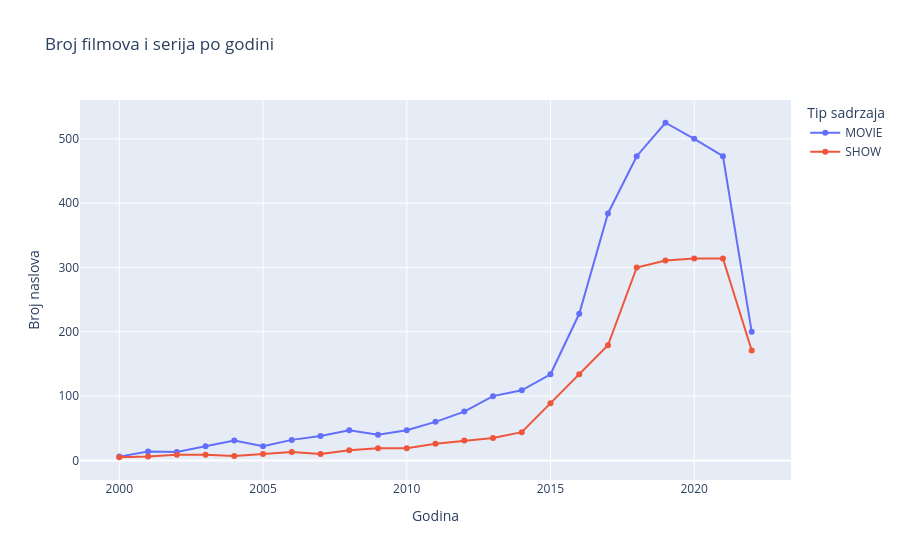

Notebook cell for this chart:
### Markdown cell above
## Trendovi kroz vrijeme

Prikazat cu kako se broj filmova i serija mijenjao kroz godine.

### Code cell
trendovi = df.groupby(["release_year","type"]).size().reset_index()
trendovi.columns = ["Godina","Tip","Broj"]
trendovi = trendovi[trendovi["Godina"]>=2000]

fig1 = px.line(
    trendovi,
    x="Godina",
    y="Broj",
    color="Tip",
    title="Broj filmova i serija po godini",
    labels={"Godina":"Godina","Broj":"Broj naslova","Tip":"Tip sadrzaja"},
    markers=True
)
fig1.show()

### Figure 1 — Plotly figure (JSON) as saved in the notebook; plotly's stock layout.template omitted (floating-point values rounded to 4 significant figures)
{"data": [{"hovertemplate": "Tip sadrzaja=MOVIE<br>Godina=%{x}<br>Broj naslova=%{y}<extra></extra>", "legendgroup": "MOVIE", "line": {"color": "#636efa", "dash": "solid"}, "marker": {"symbol": "circle"}, "mode": "lines+markers", "name": "MOVIE", "orientation": "v", "showlegend": true, "type": "scatter", "x": [2000, 2001, 2002, 2003, 2004, 2005, 2006, 2007, 2008, 2009, 2010, 2011, 2012, 2013, 2014, 2015, 2016, 2017, 2018, 2019, 2020, 2021, 2022], "xaxis": "x", "y": [6, 14, 13, 22, 31, 22, 32, 38, 47, 40, 47, 60, 76, 100, 109, 134, 228, 384, 473, 525, 500, 473, 200], "yaxis": "y"}, {"hovertemplate": "Tip sadrzaja=SHOW<br>Godina=%{x}<br>Broj naslova=%{y}<extra></extra>", "legendgroup": "SHOW", "line": {"color": "#EF553B", "dash": "solid"}, "marker": {"symbol": "circle"}, "mode": "lines+markers", "name": "SHOW", "orientation": "v", "showlegend": true, "type": "scatter", "x": [2000, 2001, 2002, 2003, 2004, 2005, 2006, 2007, 2008, 2009, 2010, 2011, 2012, 2013, 2014, 2015, 2016, 2017, 2018, 2019, 2020, 2021, 2022], "xaxis": "x", "y": [5, 6, 9, 9, 7, 10, 13, 10, 16, 19, 19, 26, 31, 35, 44, 89, 134, 179, 300, 311, 314, 314, 171], "yaxis": "y"}], "layout": {"legend": {"title": {"text": "Tip sadrzaja"}, "tracegroupgap": 0}, "title": {"text": "Broj filmova i serija po godini"}, "xaxis": {"anchor": "y", "domain": [0, 1], "title": {"text": "Godina"}}, "yaxis": {"anchor": "x", "domain": [0, 1], "title": {"text": "Broj naslova"}}}}
